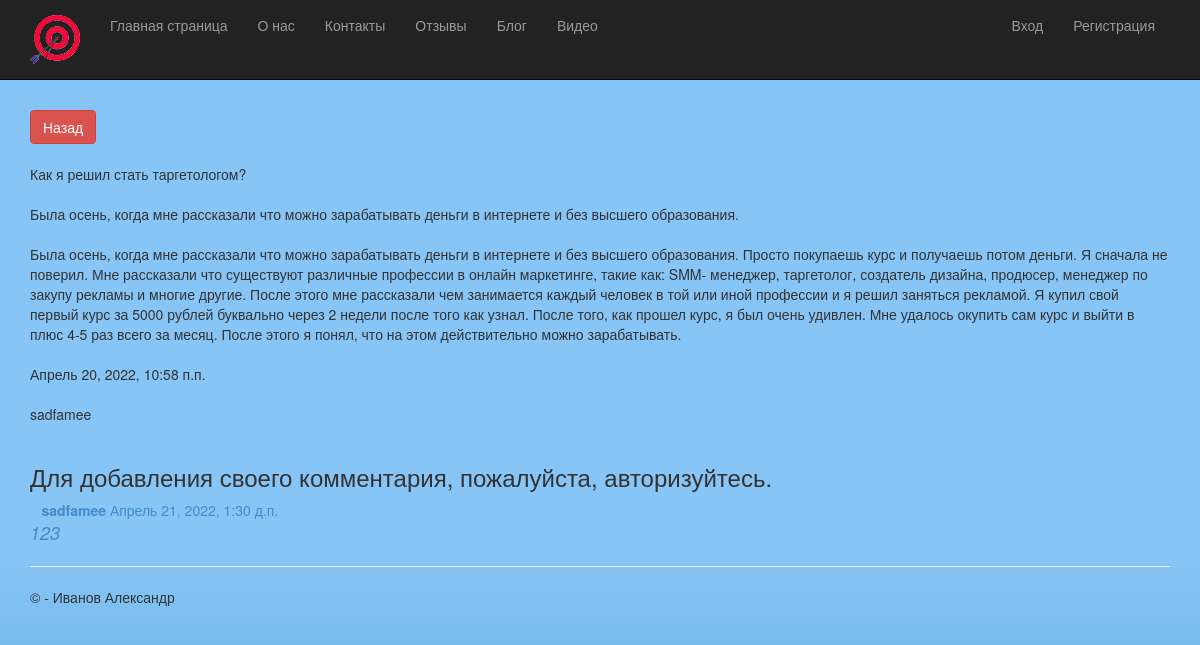
Page /2/ on the committed database.
### app/models.py (models this page shows, shortened)
class Blog(models.Model):
    title = models.CharField(max_length = 80, unique_for_date = "posted", verbose_name = "Заголовок")
    description = models.TextField(verbose_name = "Краткое описание")
    content = models.TextField(verbose_name = "Полное содержание")
    posted = models.DateTimeField(default = datetime.now(), db_index = True, verbose_name = "Опубликована")
    author = models.ForeignKey(User, null=True, blank=True, on_delete = models.SET_NULL, verbose_name = "Автор")
    image = models.ImageField(upload_to='images/', default = 'images.jpg', verbose_name = "Путь к картинке")

class Comment(models.Model):
    text = models.TextField(max_length=500)
    posted = models.DateTimeField(default=datetime.now(), verbose_name="Time published")
    author = models.ForeignKey(User, null=True, blank=True, on_delete=models.SET_NULL, verbose_name="Автор")
    post = models.ForeignKey(Blog, on_delete=models.CASCADE)

### app/views.py (the view, shortened to what this page needs)
# urls.py: path('<int:Blog_id>/', views.detals, name='detals' ),
def detals(request, Blog_id):
    comments = Comment.objects.order_by('-posted')
    blog = Blog.objects.get(pk=Blog_id)
    form = CommentForm()
    return render(request, 'app/detals.html', {'blog': blog,
                                'comments': comments,
                                'form': form
                                 })

### app/templates/app/detals.html (shortened to what this page needs)
﻿{% extends "app/layout.html" %}
{% load static %}
{% block content %}
<a class="btn btn-danger" href="{% url 'blogs' %}">Назад</a>
<br>
<br />
{{ blog.title }}
<br>
<br />
{{ blog.description }}
<br>
<br />
{{ blog.content }}
<br>
<br />
{{ blog.posted }}
<br>
<br />
{{ blog.author }}
<br>
<br />
{% if user.is_authenticated %}
<form method="POST">
    {% csrf_token %}
    {{form.as_p}}
    <button type="submit" class="btn btn-success"> Отправить комментарий </button>
</form>
<div class="put_com" style="display: flex; justify-content: space-between; width: 96%; margin-left: 2%; margin-bottom: 2%;">
    <a style="font-size: 20px">Комменратии:</a>
</div>
{% else %}
<h3> Для добавления своего комментария, пожалуйста, авторизуйтесь. </h3>
{% endif %}
{% if comments %}
{% for comment in comments %}
{% if comment in blog.comment_set.all %}
<div class="block_com">
    <a style="margin: 1% 2% 0 1%;"><strong> {{ comment.author }}</strong> {{ comment.posted }}</a>
    <a style="font-size: 18px; margin: 0 2% 1% 2%;"><i>{{ comment.text|linebreaks }}</i></a>
</div>
{% endif %}
{% endfor %}
{% else %}
<p style="margin-left: 2%;">Здесь пока нет комментариев.</p>
{% endif %}
{% endblock %}

### app/static/app/content/site.css (style rules this page uses)
body { padding-top: 90px; padding-bottom: 20px; background: -webkit-linear-gradient(0deg, rgb(84, 172, 219), rgb(135, 197, 246) 30%); background: -moz-linear-gradient(0deg, rgb(84, 172, 219), rgb(135, 197, 246) 30%); background: linear-gradient(0deg, rgb(84, 172, 219), rgb(135, 197, 246) 30%); }

### rows in the picture
Blog: title "Как я решил стать таргетологом?", description "Была осень, когда мне рассказали что можно зарабатывать деньги в интернете и без высшего образования.", content "Была осень, когда мне рассказали что можно зарабатывать деньги в интернете и без высшего образования. Просто покупаешь курс и получаешь потом деньги. Я сначала не поверил. Мне рассказали что существуют различные профессии в онлайн маркетинге, такие как: SMM- менеджер, таргетолог, создатель дизайна, продюсер, менеджер по закупу рекламы и многие другие. После этого мне рассказали чем занимается каждый человек в той или иной профессии и я решил заняться рекламой. Я купил свой первый курс за 5000 рублей буквально через 2 недели после того как узнал. После того, как прошел курс, я был очень удивлен. Мне удалось окупить сам курс и выйти в плюс 4-5 раз всего за месяц. После этого я понял, что на…", posted "Апрель 20, 2022, 10:58 п.п.", author "sadfamee"
Comment: author "sadfamee", posted "Апрель 21, 2022, 1:30 д.п.", text "123"
